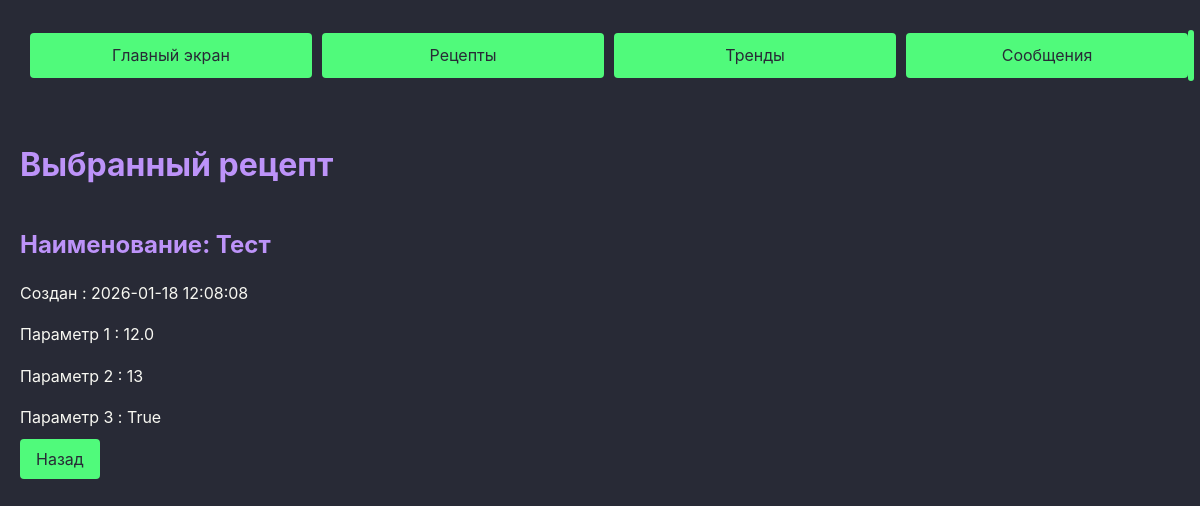
Page /recipes/1/ on the earlier database version.
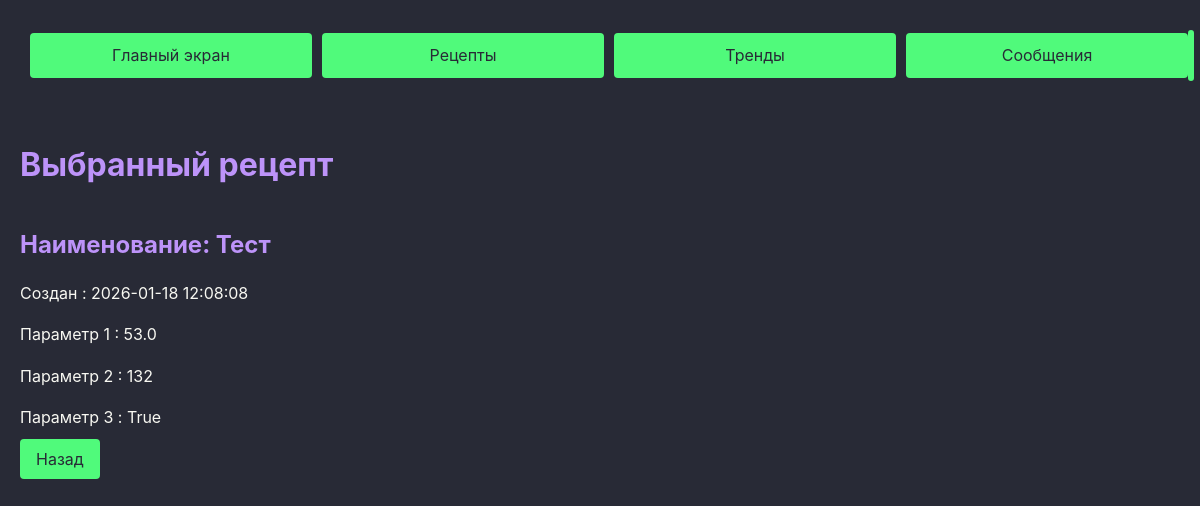
Same page on the later database version.
### vars/models.py (models this page shows, shortened)
class Recipe(models.Model):
    name = models.CharField(max_length=50 )
    created_at = models.DateTimeField(auto_now_add=True)
    updated_at = models.DateTimeField(auto_now=True)
    var1 = models.FloatField()
    var2 = models.IntegerField()
    var3 = models.BooleanField(default=True)
    class Meta:
        ordering = ['-created_at']

### vars/views.py (the view)
# urls.py: path('recipes/<int:recipe_id>/', views.one_recipe, name='recipe'),
def one_recipe(request, recipe_id):
    recipe = Recipe.objects.get(pk=recipe_id)
    context = {'recipe': recipe}
    return render(request, 'vars/recipe.html', context)

### vars/templates/vars/recipe.html (shortened to what this page needs)
{% extends "base.html" %}
{% load static %}
{% block content %}
            <h1>Выбранный рецепт</h1>
            <h2>Наименование: {{ recipe.name }}</h2>
            <p>Создан : {{recipe.created_at|date:"Y-m-d H:i:s"}} </p>
            <p>Параметр 1 : {{recipe.var1}} </p>
            <p>Параметр 2 : {{recipe.var2}} </p>
            <p>Параметр 3 : {{recipe.var3}} </p>
<a href="{% url 'recipe_list' %}" class="btn">Назад</a>
{% endblock %}

Differences in the rows shown:
changed Recipe "Тест": var1 "12.0" → "53.0"; var2 "13" → "132"
